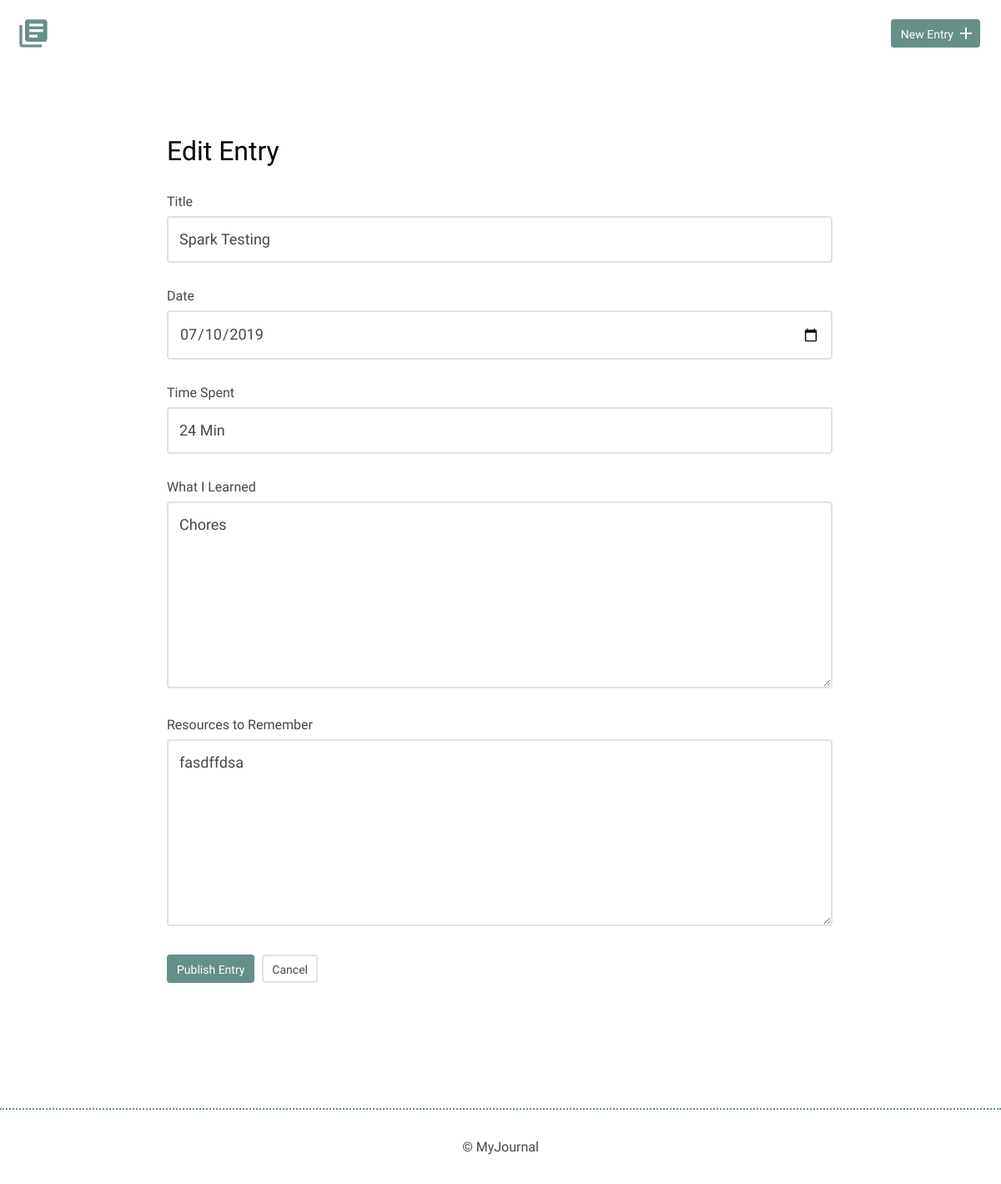
The page /entry.php?id=5 on the database its author committed.
### tables this page shows
CREATE TABLE "entries" (
	`id`	INTEGER,
	`title`	TEXT,
	`date`	TEXT,
	`time_spent`	INTEGER,
	`learned`	BLOB,
	`resources`	BLOB,
	PRIMARY KEY(`id`)
);

### inc/connection.php (called while the page is built)
<?php
try {
  $db = new PDO('sqlite:' . __DIR__ . '/journal.db');
  $db->setAttribute(PDO::ATTR_ERRMODE, PDO::ERRMODE_EXCEPTION);
  return $db;
} catch (Exception $ex) {
  echo $ex->get_message();
  die();
}

### inc/functions.php (called while the page is built, shortened)
<?php
function get_entry($id) {
  include('connection.php');
  $sql = 'SELECT * FROM entries WHERE id = ?';
  try {
    $results = $db->prepare($sql);
    $results->bindValue(1, $id, PDO::PARAM_INT);
    $results->execute();
    return $results->fetch();
  } catch(Exception $ex) {
    echo $ex->get_message();
    return false;
  }
}

### entry.php (the view, shortened to what this page needs)
<?php
include('inc/functions.php');
$id = "";
$title = "";
$date = "";
$time_spent = "";
$learned = "";
$resources = "";
if(isset($_GET['id'])) {
  list($id, $title, $date, $time_spent, $learned, $resources) =
    get_entry(filter_input(INPUT_GET, 'id', FILTER_SANITIZE_NUMBER_INT));
}
include('inc/header.php');
?>
<section>
    <div class="container">
        <div class="edit-entry">
            <h2>Edit Entry</h2>
            <form action="entry.php" method="post">
                <label for="title"> Title</label>
                <input id="title" type="text" name="title" value="<?php echo htmlspecialchars($title) ?>"><br>
                <label for="date">Date</label>
                <input id="date" type="date" name="date" value="<?php echo htmlspecialchars($date) ?>"><br>
                <label for="time-spent"> Time Spent</label>
                <input id="time-spent" type="text" name="timeSpent" value="<?php echo htmlspecialchars($time_spent) ?>"><br>
                <label for="what-i-learned">What I Learned</label>
                <textarea id="what-i-learned" rows="5" name="whatILearned" ><?php echo $learned ?></textarea>
                <label for="resources-to-remember">Resources to Remember</label>
                <textarea id="resources-to-remember" rows="5" name="resourcesToRemember"><?php echo $resources; ?></textarea>
                <input type="submit" value="Publish Entry" class="button">
                <a href="entry.php<?php
                  if(!empty($id)) {
                    echo '?id=' . $id;
                  }
                ?>" class="button button-secondary">Cancel</a>
            </form>
        </div>
    </div>
</section>
<?php
include('inc/footer.php');
?>

### css/site.css (style rules this page uses)
body { font-size: 16px; color: #404a49; font-family: 'Cousine', serif; font-weight: 400; }
.container { margin: 0 auto; padding: 0 25px; }
.button { padding: 8px 10px 6px 10px; background: #678f89; border: 2px solid #678f89; border-radius: 4px; text-decoration: none; color: #FFF; position: relative; text-align: center; font-size: 14px; }
.button.button-secondary { background: #FFF; border: 2px solid #e1e1e1; color: #404a49; }
h1, h2, h3 { margin: 0; font-weight: 400; line-height: 1em; color: #000; }
h2 { font-size: 32px; }
.entry-list, .edit-entry, .new-entry { max-width: 800px; margin: 0 auto; padding: 70px 0 150px 0; }
.edit-entry h2, .new-entry h2 { margin-bottom: 35px; }
form label { display: block; margin-bottom: 8px; }
form input[type=text], form input[type=password], form input[type=date], form textarea { border: 2px solid #e1e1e1; font-size: 18px; line-height: 1.8em; padding:10px 13px; margin-bottom: 30px; border-radius: 4px; width: calc(100% - 32px); }
.edit-entry form textarea, .new-entry form textarea { min-height: 200px; }
input[type=submit] { margin-right: 5px; }

### rows shown on the page
entries: title "Spark Testing", date "07/10/2019", timeSpent "24 Min", whatILearned "Chores", resourcesToRemember "fasdffdsa"
